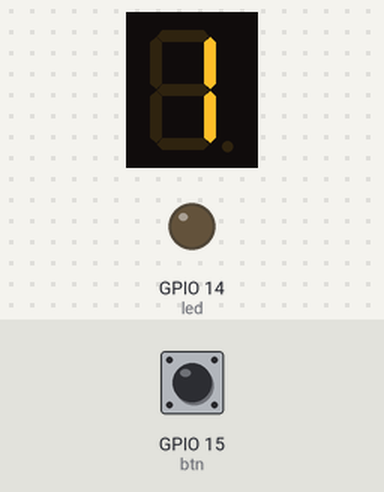
Recording of a program running on a simulated Raspberry Pi (BCM pin numbers). Parts: 1-digit seven-segment display, output pins drawn as LEDs (lit = HIGH). Dashed ring = blinking. The test bench sets the inputs (shaded band); at power-on: GPIO 15 (btn) HIGH. The segment pins are drawn as the display they are named for; pins used as bus, display or sensor lines are not drawn.

Above: at 0.6 s.
1.3 s: GPIO 15 (btn) pulled LOW for 3.2 s
At 4.15 s:
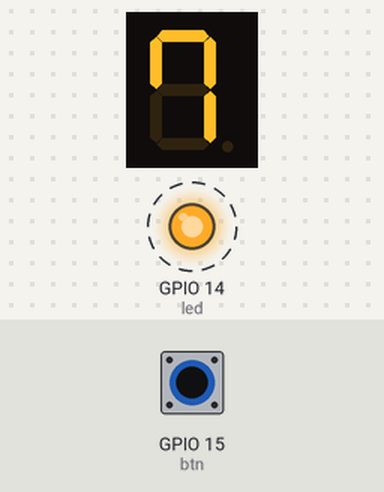
At 7.1 s:
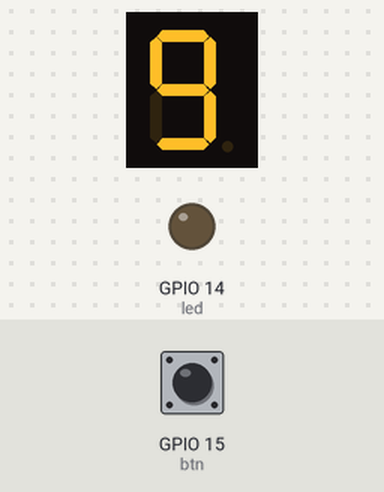
Timing chart, 0 to 8.6 s (numbered marks = the images above; inputs shaded):
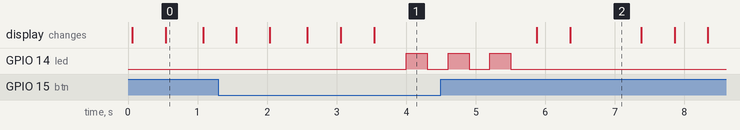

Measured:
- after the input at 1.3 s, GPIO 14 (led): alternates HIGH for 0.30 s and LOW for 0.30 s, 6 changes in all, then stays LOW, starting after 2.7 s
- what the display in image 0 shows lasts 0.6 s, from 0.5 s to 1.1 s
- what the display in image 2 shows lasts 1.0 s, from 6.4 s to 7.4 s

The program:

assign2_7Segment_TimingGame.py
```python
from gpiozero import LED
from time import sleep
from gpiozero import Button

a = LED(5)
b = LED(6)
c = LED(13)
d = LED(19)
e = LED(26)
f = LED(16)
g = LED(20)
dp = LED(21)

# lazer = LED()
led = LED(14)
btn = Button(15)


fnd = [[a,b,c,d,e,f],
        [b,c],
        [a,b,g,e,d],
        [a,b,g,c,d],
        [b,c,f,g],
        [a,f,g,c,d],
        [a,f,g,e,c,d],
        [a,b,c,f],
        [a,b,c,d,e,f,g],
        [a,f,g,b,c,d],
        ]

def twinkle():
    for i in range(3):
        led.on()
        sleep(0.3)
        led.off()
        sleep(0.3)

def gogo():
    for i in range(10):
        for j in fnd[i]:
            j.on()
        sleep(0.5)
        if btn.is_pressed and i==7 :
                twinkle()
        for j in fnd[i]:
            j.off()
        if btn.is_pressed and i==7 :
                twinkle()
    for i in range(9,-1,-1):
        for j in fnd[i]:
            j.on()
        sleep(0.5)
        if btn.is_pressed and i==7:
            twinkle()
        for j in fnd[i]:
            j.off()
        if btn.is_pressed and i==7 :
                twinkle()

while(1):
    gogo()
```
